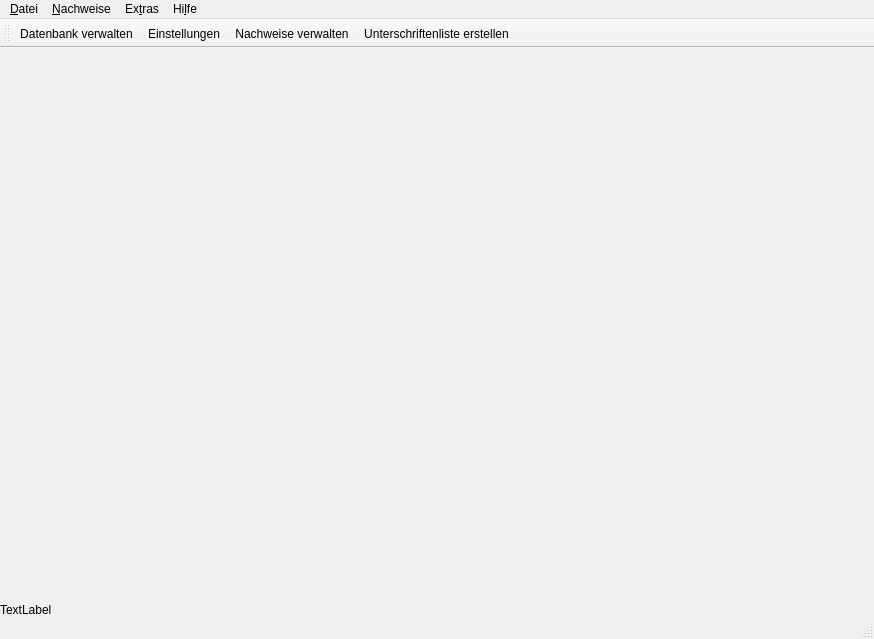
<?xml version="1.0" encoding="UTF-8"?>
<ui version="4.0">
 <class>QMMainWindow</class>
 <widget class="QMainWindow" name="QMMainWindow">
  <property name="geometry">
   <rect>
    <x>0</x>
    <y>0</y>
    <width>874</width>
    <height>639</height>
   </rect>
  </property>
  <property name="sizePolicy">
   <sizepolicy hsizetype="Ignored" vsizetype="Ignored">
    <horstretch>0</horstretch>
    <verstretch>0</verstretch>
   </sizepolicy>
  </property>
  <property name="windowTitle">
   <string>QualificationMatrix</string>
  </property>
  <property name="windowIcon">
   <iconset resource="../rcs/icons.qrc">
    <normaloff>:/icons/icons/qm.svg</normaloff>:/icons/icons/qm.svg</iconset>
  </property>
  <property name="documentMode">
   <bool>false</bool>
  </property>
  <property name="unifiedTitleAndToolBarOnMac">
   <bool>false</bool>
  </property>
  <widget class="QWidget" name="centralwidget">
   <layout class="QGridLayout" name="gridLayout">
    <property name="leftMargin">
     <number>0</number>
    </property>
    <property name="topMargin">
     <number>0</number>
    </property>
    <property name="rightMargin">
     <number>0</number>
    </property>
    <property name="bottomMargin">
     <number>0</number>
    </property>
    <item row="0" column="0">
     <widget class="QTabWidget" name="twQualiMatrix">
      <property name="enabled">
       <bool>true</bool>
      </property>
      <property name="autoFillBackground">
       <bool>true</bool>
      </property>
      <property name="styleSheet">
       <string notr="true"/>
      </property>
      <property name="currentIndex">
       <number>-1</number>
      </property>
      <property name="documentMode">
       <bool>true</bool>
      </property>
      <property name="tabsClosable">
       <bool>false</bool>
      </property>
      <property name="movable">
       <bool>false</bool>
      </property>
     </widget>
    </item>
    <item row="1" column="0">
     <widget class="QMInfoLabel" name="laInfo">
      <property name="text">
       <string>TextLabel</string>
      </property>
     </widget>
    </item>
   </layout>
  </widget>
  <widget class="QMenuBar" name="menubar">
   <property name="geometry">
    <rect>
     <x>0</x>
     <y>0</y>
     <width>874</width>
     <height>24</height>
    </rect>
   </property>
   <widget class="QMenu" name="menu_Datei">
    <property name="title">
     <string>&amp;Datei</string>
    </property>
    <addaction name="actManageDatabase"/>
    <addaction name="actCloseDatabase"/>
    <addaction name="separator"/>
    <addaction name="separator"/>
    <addaction name="actExit"/>
   </widget>
   <widget class="QMenu" name="menuHilfe">
    <property name="title">
     <string>Hi&amp;lfe</string>
    </property>
    <addaction name="actAboutQt"/>
    <addaction name="actAbout"/>
   </widget>
   <widget class="QMenu" name="menuExtras">
    <property name="title">
     <string>Ex&amp;tras</string>
    </property>
    <addaction name="actSettings"/>
   </widget>
   <widget class="QMenu" name="menuNachweise">
    <property name="title">
     <string>&amp;Nachweise</string>
    </property>
    <addaction name="actIntegrityCheck"/>
    <addaction name="actManageCertificate"/>
    <addaction name="actCreateSigningList"/>
   </widget>
   <addaction name="menu_Datei"/>
   <addaction name="menuNachweise"/>
   <addaction name="menuExtras"/>
   <addaction name="menuHilfe"/>
  </widget>
  <widget class="QStatusBar" name="statusbar"/>
  <widget class="QToolBar" name="toolBar">
   <property name="minimumSize">
    <size>
     <width>0</width>
     <height>0</height>
    </size>
   </property>
   <property name="windowTitle">
    <string>toolBar</string>
   </property>
   <property name="toolButtonStyle">
    <enum>Qt::ToolButtonTextBesideIcon</enum>
   </property>
   <property name="floatable">
    <bool>true</bool>
   </property>
   <attribute name="toolBarArea">
    <enum>TopToolBarArea</enum>
   </attribute>
   <attribute name="toolBarBreak">
    <bool>false</bool>
   </attribute>
   <addaction name="actManageDatabase"/>
   <addaction name="actSettings"/>
   <addaction name="actManageCertificate"/>
   <addaction name="actCreateSigningList"/>
  </widget>
  <action name="actExit">
   <property name="text">
    <string>&amp;Beenden</string>
   </property>
   <property name="shortcut">
    <string>Ctrl+Q</string>
   </property>
  </action>
  <action name="actManageDatabase">
   <property name="icon">
    <iconset resource="../rcs/icons.qrc">
     <normaloff>:/icons/icons/opendatabase.svg</normaloff>:/icons/icons/opendatabase.svg</iconset>
   </property>
   <property name="text">
    <string>&amp;Datenbank verwalten</string>
   </property>
   <property name="toolTip">
    <string>Datenbank verwalten</string>
   </property>
   <property name="shortcut">
    <string>Ctrl+O</string>
   </property>
  </action>
  <action name="actCloseDatabase">
   <property name="icon">
    <iconset>
     <normaloff>:/icons/icons/window-close.svg</normaloff>:/icons/icons/window-close.svg</iconset>
   </property>
   <property name="text">
    <string>Datenbank &amp;schließen</string>
   </property>
   <property name="shortcut">
    <string>Ctrl+Y</string>
   </property>
  </action>
  <action name="actAbout">
   <property name="icon">
    <iconset>
     <normaloff>:/icons/icons/help-about.svg</normaloff>:/icons/icons/help-about.svg</iconset>
   </property>
   <property name="text">
    <string>&amp;Über QualificationMatrix</string>
   </property>
   <property name="shortcut">
    <string>Ctrl+Shift+ß</string>
   </property>
  </action>
  <action name="actSettings">
   <property name="icon">
    <iconset resource="../rcs/icons.qrc">
     <normaloff>:/icons/icons/properties.svg</normaloff>:/icons/icons/properties.svg</iconset>
   </property>
   <property name="text">
    <string>&amp;Einstellungen</string>
   </property>
  </action>
  <action name="actAboutQt">
   <property name="text">
    <string>Über &amp;Qt</string>
   </property>
  </action>
  <action name="actCreateEmptyDatabase">
   <property name="enabled">
    <bool>true</bool>
   </property>
   <property name="text">
    <string>&amp;Leere Datebank erstellen</string>
   </property>
  </action>
  <action name="actSelectGerman">
   <property name="checkable">
    <bool>true</bool>
   </property>
   <property name="checked">
    <bool>true</bool>
   </property>
   <property name="text">
    <string>Deutsch</string>
   </property>
  </action>
  <action name="actSelectEnglish">
   <property name="checkable">
    <bool>true</bool>
   </property>
   <property name="text">
    <string>Englisch</string>
   </property>
  </action>
  <action name="actManageCertificate">
   <property name="icon">
    <iconset resource="../rcs/icons.qrc">
     <normaloff>:/icons/icons/mail-attachment.svg</normaloff>:/icons/icons/mail-attachment.svg</iconset>
   </property>
   <property name="text">
    <string>&amp;Nachweise verwalten</string>
   </property>
   <property name="toolTip">
    <string>Nachweise verwalten</string>
   </property>
  </action>
  <action name="actIntegrityCheck">
   <property name="text">
    <string>&amp;Automatische Prüfung</string>
   </property>
  </action>
  <action name="actCreateSigningList">
   <property name="icon">
    <iconset resource="../rcs/icons.qrc">
     <normaloff>:/icons/icons/traindata.svg</normaloff>:/icons/icons/traindata.svg</iconset>
   </property>
   <property name="text">
    <string>&amp;Unterschriftenliste erstellen</string>
   </property>
  </action>
 </widget>
 <customwidgets>
  <customwidget>
   <class>QMInfoLabel</class>
   <extends>QLabel</extends>
   <header>framework/qminfolabel.h</header>
  </customwidget>
 </customwidgets>
 <resources>
  <include location="../rcs/icons.qrc"/>
 </resources>
 <connections>
  <connection>
   <sender>actAbout</sender>
   <signal>triggered()</signal>
   <receiver>QMMainWindow</receiver>
   <slot>showAbout()</slot>
   <hints>
    <hint type="sourcelabel">
     <x>-1</x>
     <y>-1</y>
    </hint>
    <hint type="destinationlabel">
     <x>399</x>
     <y>299</y>
    </hint>
   </hints>
  </connection>
  <connection>
   <sender>actManageDatabase</sender>
   <signal>triggered()</signal>
   <receiver>QMMainWindow</receiver>
   <slot>manageDatabase()</slot>
   <hints>
    <hint type="sourcelabel">
     <x>-1</x>
     <y>-1</y>
    </hint>
    <hint type="destinationlabel">
     <x>399</x>
     <y>299</y>
    </hint>
   </hints>
  </connection>
  <connection>
   <sender>actExit</sender>
   <signal>triggered()</signal>
   <receiver>QMMainWindow</receiver>
   <slot>close()</slot>
   <hints>
    <hint type="sourcelabel">
     <x>-1</x>
     <y>-1</y>
    </hint>
    <hint type="destinationlabel">
     <x>399</x>
     <y>299</y>
    </hint>
   </hints>
  </connection>
  <connection>
   <sender>actSettings</sender>
   <signal>triggered()</signal>
   <receiver>QMMainWindow</receiver>
   <slot>showSettings()</slot>
   <hints>
    <hint type="sourcelabel">
     <x>-1</x>
     <y>-1</y>
    </hint>
    <hint type="destinationlabel">
     <x>399</x>
     <y>299</y>
    </hint>
   </hints>
  </connection>
  <connection>
   <sender>actAboutQt</sender>
   <signal>triggered()</signal>
   <receiver>QMMainWindow</receiver>
   <slot>showAboutQt()</slot>
   <hints>
    <hint type="sourcelabel">
     <x>-1</x>
     <y>-1</y>
    </hint>
    <hint type="destinationlabel">
     <x>433</x>
     <y>431</y>
    </hint>
   </hints>
  </connection>
  <connection>
   <sender>actCloseDatabase</sender>
   <signal>triggered()</signal>
   <receiver>QMMainWindow</receiver>
   <slot>closeDatabase()</slot>
   <hints>
    <hint type="sourcelabel">
     <x>-1</x>
     <y>-1</y>
    </hint>
    <hint type="destinationlabel">
     <x>433</x>
     <y>431</y>
    </hint>
   </hints>
  </connection>
  <connection>
   <sender>actCreateEmptyDatabase</sender>
   <signal>triggered()</signal>
   <receiver>QMMainWindow</receiver>
   <slot>createEmptyDatabase()</slot>
   <hints>
    <hint type="sourcelabel">
     <x>-1</x>
     <y>-1</y>
    </hint>
    <hint type="destinationlabel">
     <x>433</x>
     <y>431</y>
    </hint>
   </hints>
  </connection>
  <connection>
   <sender>actManageCertificate</sender>
   <signal>triggered()</signal>
   <receiver>QMMainWindow</receiver>
   <slot>manageCertificate()</slot>
   <hints>
    <hint type="sourcelabel">
     <x>-1</x>
     <y>-1</y>
    </hint>
    <hint type="destinationlabel">
     <x>588</x>
     <y>370</y>
    </hint>
   </hints>
  </connection>
  <connection>
   <sender>actIntegrityCheck</sender>
   <signal>triggered()</signal>
   <receiver>QMMainWindow</receiver>
   <slot>showCertificateIntegrityCheck()</slot>
   <hints>
    <hint type="sourcelabel">
     <x>-1</x>
     <y>-1</y>
    </hint>
    <hint type="destinationlabel">
     <x>310</x>
     <y>258</y>
    </hint>
   </hints>
  </connection>
  <connection>
   <sender>actCreateSigningList</sender>
   <signal>triggered()</signal>
   <receiver>QMMainWindow</receiver>
   <slot>showCreateSigningList()</slot>
   <hints>
    <hint type="sourcelabel">
     <x>-1</x>
     <y>-1</y>
    </hint>
    <hint type="destinationlabel">
     <x>310</x>
     <y>258</y>
    </hint>
   </hints>
  </connection>
 </connections>
 <slots>
  <slot>showAbout()</slot>
  <slot>manageDatabase()</slot>
  <slot>showSettings()</slot>
  <slot>applyTrainDataFilter()</slot>
  <slot>updateResultModel()</slot>
  <slot>switchFuncFilter(bool)</slot>
  <slot>switchTrainFilter(bool)</slot>
  <slot>printToPDF()</slot>
  <slot>showAboutQt()</slot>
  <slot>closeDatabase()</slot>
  <slot>manageCertificate()</slot>
  <slot>showCertificateIntegrityCheck()</slot>
  <slot>showCreateSigningList()</slot>
 </slots>
</ui>
